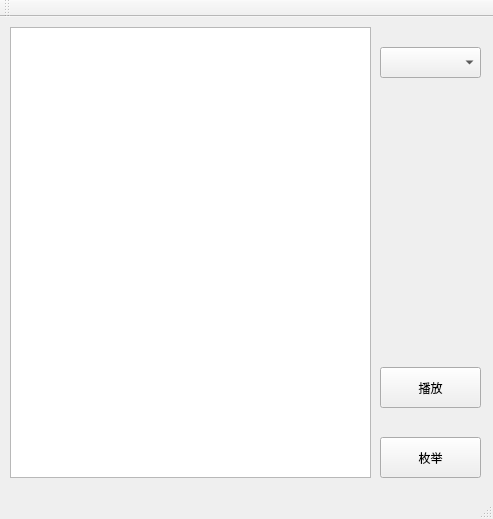
<?xml version="1.0" encoding="UTF-8"?>
<ui version="4.0">
 <class>MainWindow</class>
 <widget class="QMainWindow" name="MainWindow">
  <property name="geometry">
   <rect>
    <x>0</x>
    <y>0</y>
    <width>493</width>
    <height>519</height>
   </rect>
  </property>
  <property name="windowTitle">
   <string>MainWindow</string>
  </property>
  <widget class="QWidget" name="centralWidget">
   <widget class="QPushButton" name="pushButton">
    <property name="geometry">
     <rect>
      <x>380</x>
      <y>420</y>
      <width>101</width>
      <height>41</height>
     </rect>
    </property>
    <property name="text">
     <string>枚举</string>
    </property>
   </widget>
   <widget class="MyTableView" name="tableView">
    <property name="geometry">
     <rect>
      <x>10</x>
      <y>10</y>
      <width>361</width>
      <height>451</height>
     </rect>
    </property>
   </widget>
   <widget class="QPushButton" name="pushButton_2">
    <property name="geometry">
     <rect>
      <x>380</x>
      <y>350</y>
      <width>101</width>
      <height>41</height>
     </rect>
    </property>
    <property name="text">
     <string>播放</string>
    </property>
   </widget>
   <widget class="QComboBox" name="comboBox">
    <property name="geometry">
     <rect>
      <x>380</x>
      <y>30</y>
      <width>101</width>
      <height>31</height>
     </rect>
    </property>
   </widget>
  </widget>
  <widget class="QMenuBar" name="menuBar">
   <property name="geometry">
    <rect>
     <x>0</x>
     <y>0</y>
     <width>493</width>
     <height>23</height>
    </rect>
   </property>
  </widget>
  <widget class="QToolBar" name="mainToolBar">
   <attribute name="toolBarArea">
    <enum>TopToolBarArea</enum>
   </attribute>
   <attribute name="toolBarBreak">
    <bool>false</bool>
   </attribute>
  </widget>
  <widget class="QStatusBar" name="statusBar"/>
 </widget>
 <layoutdefault spacing="6" margin="11"/>
 <customwidgets>
  <customwidget>
   <class>MyTableView</class>
   <extends>QTableView</extends>
   <header location="global">mytableview.h</header>
  </customwidget>
 </customwidgets>
 <resources/>
 <connections/>
</ui>
